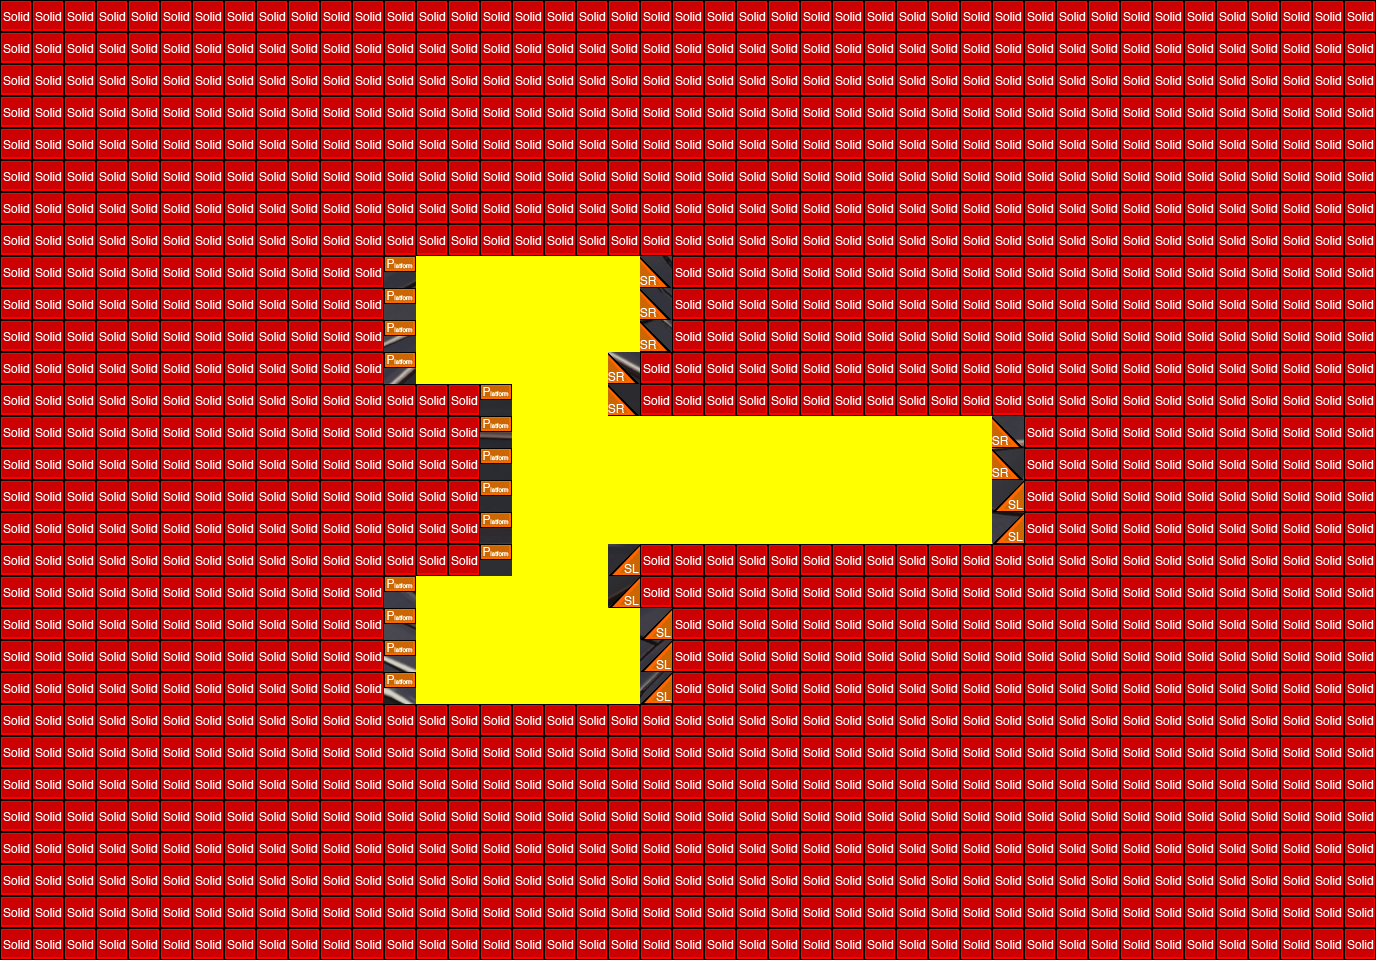

A 2D game scene composited from a Tiled map and its tileset images. What follows is a short description and the map's XML, with each tile layer's data collapsed to a summary:
An orthogonal 43x30 tile map with 32x32 px tiles, 3 tile layers (exterior, interior, collision), 3 tilesets.

<map version="1.0" orientation="orthogonal" width="43" height="30" tilewidth="32" tileheight="32">
 <tileset firstgid="1" name="colTile" tilewidth="32" tileheight="32">
  <image source="../img/render/metatiles32x32.png" width="160" height="32" />
  <tile id="0">
   <properties>
    <property name="type" value="solid" />
   </properties>
  </tile>
  <tile id="1">
   <properties>
    <property name="type" value="platform" />
   </properties>
  </tile>
  <tile id="2">
   <properties>
    <property name="type" value="lslope" />
   </properties>
  </tile>
  <tile id="3">
   <properties>
    <property name="type" value="rslope" />
   </properties>
  </tile>
 </tileset>
 <tileset firstgid="6" name="outline" tilewidth="32" tileheight="32">
  <image source="../img/render/outline.png" width="192" height="256" />
 </tileset>
 <tileset firstgid="54" name="ship" tilewidth="1376" tileheight="960">
  <image source="../img/render/ships/liquid/liquid_cruiser_img.png" width="1376" height="960" />
 </tileset>
 <layer name="exterior" width="43" height="30" opacity="0.95">
  <data>[1290 cells, 1 non-empty, 1 distinct tile ids]</data>
 </layer>
 <layer name="interior" width="43" height="30">
  <data>[1290 cells, 120 non-empty, 1 distinct tile ids]</data>
 </layer>
 <layer name="collision" width="43" height="30">
  <data>[1290 cells, 1170 non-empty, 4 distinct tile ids]</data>
 </layer>
</map>
